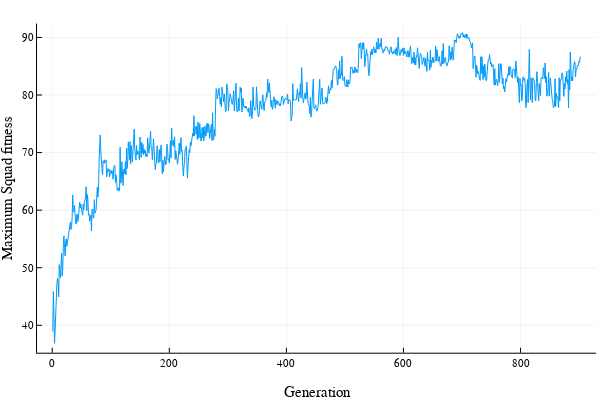

This figure's notebook cell:
### Code cell
plot(collect(1:length(fitness_histories)), fitness_histories,
    legend=false,
    xlabel="Generation",
    ylabel="Maximum Squad fitness")

### Figure 1 — Plotly figure (JSON) as saved in the notebook; plotly's stock layout.template omitted (floating-point values rounded to 4 significant figures; data arrays with more than 128 entries replaced by an {"elided": "..."} marker saying what was removed)
{"data": [{"colorbar": {"title": ""}, "legendgroup": "y1", "line": {"color": "rgba(0, 154, 250, 1.000)", "dash": "solid", "shape": "linear", "width": 1}, "mode": "lines", "name": "y1", "showlegend": true, "type": "scatter", "x": {"elided": "902 int values"}, "xaxis": "x", "y": {"elided": "902 float values"}, "yaxis": "y", "zmax": null, "zmin": null}], "layout": {"annotations": [], "height": 400, "margin": {"b": 20, "l": 0, "r": 0, "t": 20}, "paper_bgcolor": "rgba(255, 255, 255, 1.000)", "plot_bgcolor": "rgba(255, 255, 255, 1.000)", "showlegend": false, "width": 600, "xaxis": {"anchor": "y", "domain": [0.06165, 0.9934], "gridcolor": "rgba(0, 0, 0, 0.100)", "gridwidth": 0.5, "linecolor": "rgba(0, 0, 0, 1.000)", "mirror": false, "range": [-26.03, 929.0], "showgrid": true, "showline": true, "showticklabels": true, "tickangle": 0, "tickcolor": "rgb(0, 0, 0)", "tickfont": {"color": "rgba(0, 0, 0, 1.000)", "family": "sans-serif", "size": 11}, "tickmode": "array", "ticks": "inside", "ticktext": ["0", "200", "400", "600", "800"], "tickvals": [0, 200, 400, 600, 800], "title": "Generation", "titlefont": {"color": "rgba(0, 0, 0, 1.000)", "family": "sans-serif", "size": 15}, "type": "-", "visible": true, "zeroline": false, "zerolinecolor": "rgba(0, 0, 0, 1.000)"}, "yaxis": {"anchor": "x", "domain": [0.07581, 0.9902], "gridcolor": "rgba(0, 0, 0, 0.100)", "gridwidth": 0.5, "linecolor": "rgba(0, 0, 0, 1.000)", "mirror": false, "range": [35.23, 92.42], "showgrid": true, "showline": true, "showticklabels": true, "tickangle": 0, "tickcolor": "rgb(0, 0, 0)", "tickfont": {"color": "rgba(0, 0, 0, 1.000)", "family": "sans-serif", "size": 11}, "tickmode": "array", "ticks": "inside", "ticktext": ["40", "50", "60", "70", "80", "90"], "tickvals": [40, 50, 60, 70, 80, 90], "title": "Maximum Squad fitness", "titlefont": {"color": "rgba(0, 0, 0, 1.000)", "family": "sans-serif", "size": 15}, "type": "-", "visible": true, "zeroline": false, "zerolinecolor": "rgba(0, 0, 0, 1.000)"}}}
